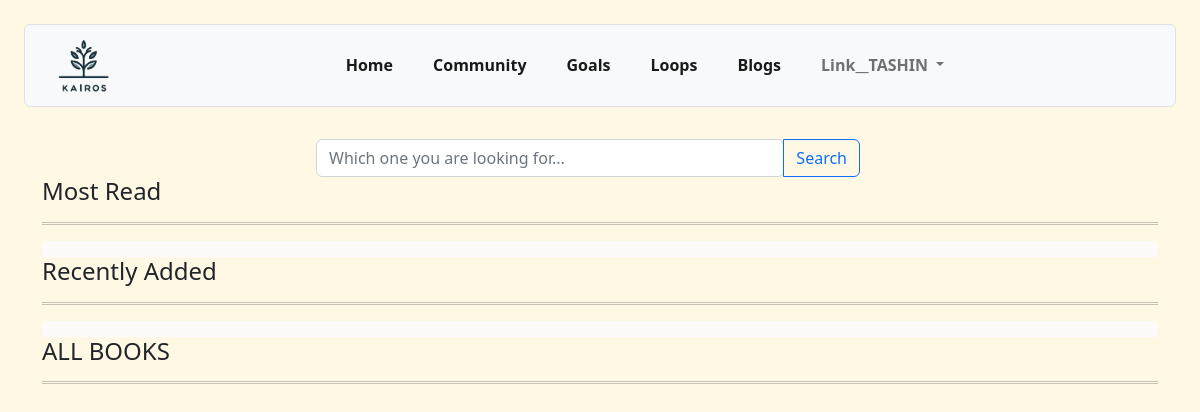
Page /Life-Library/lifelibrary.php on the earlier database version.
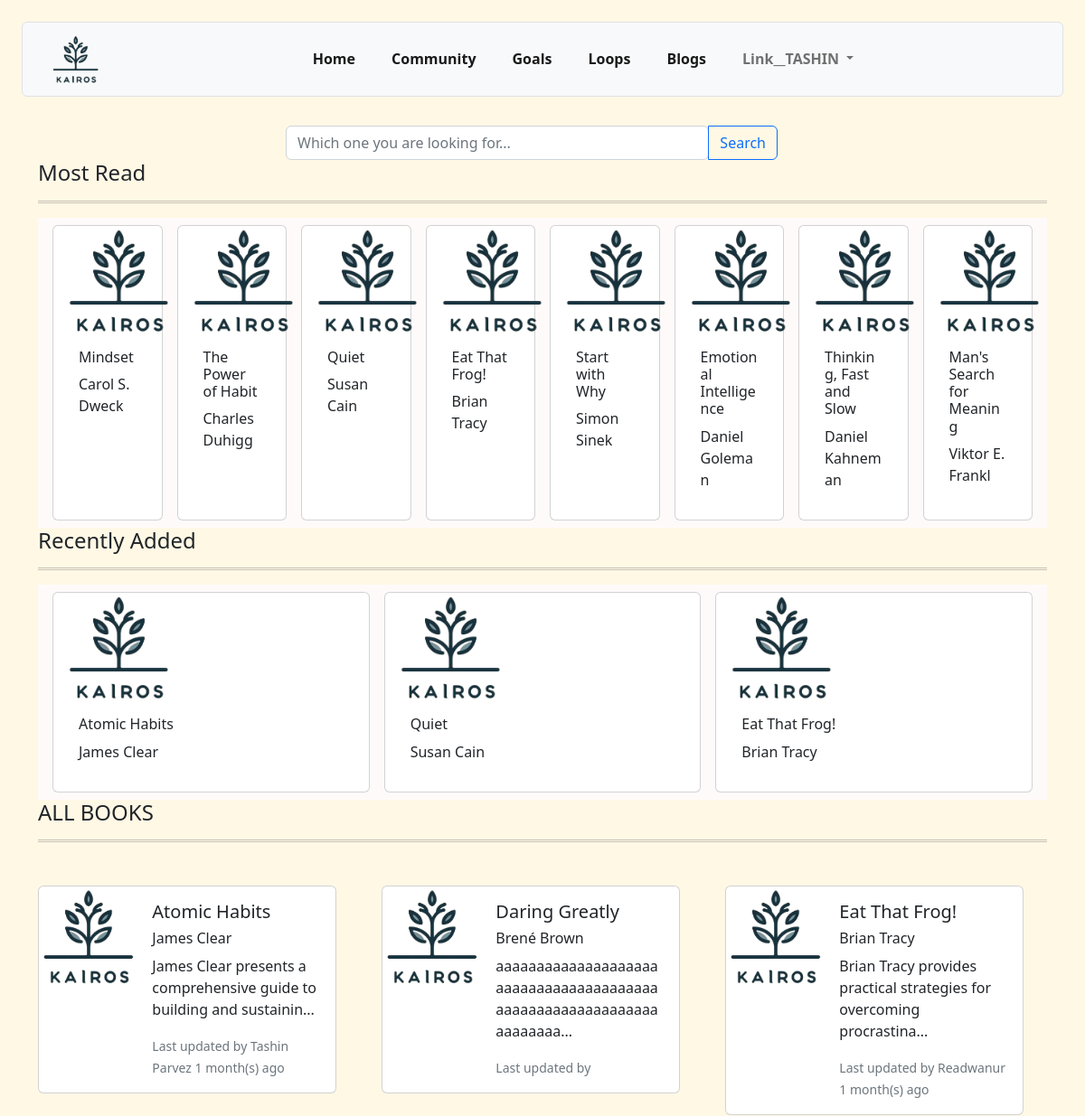
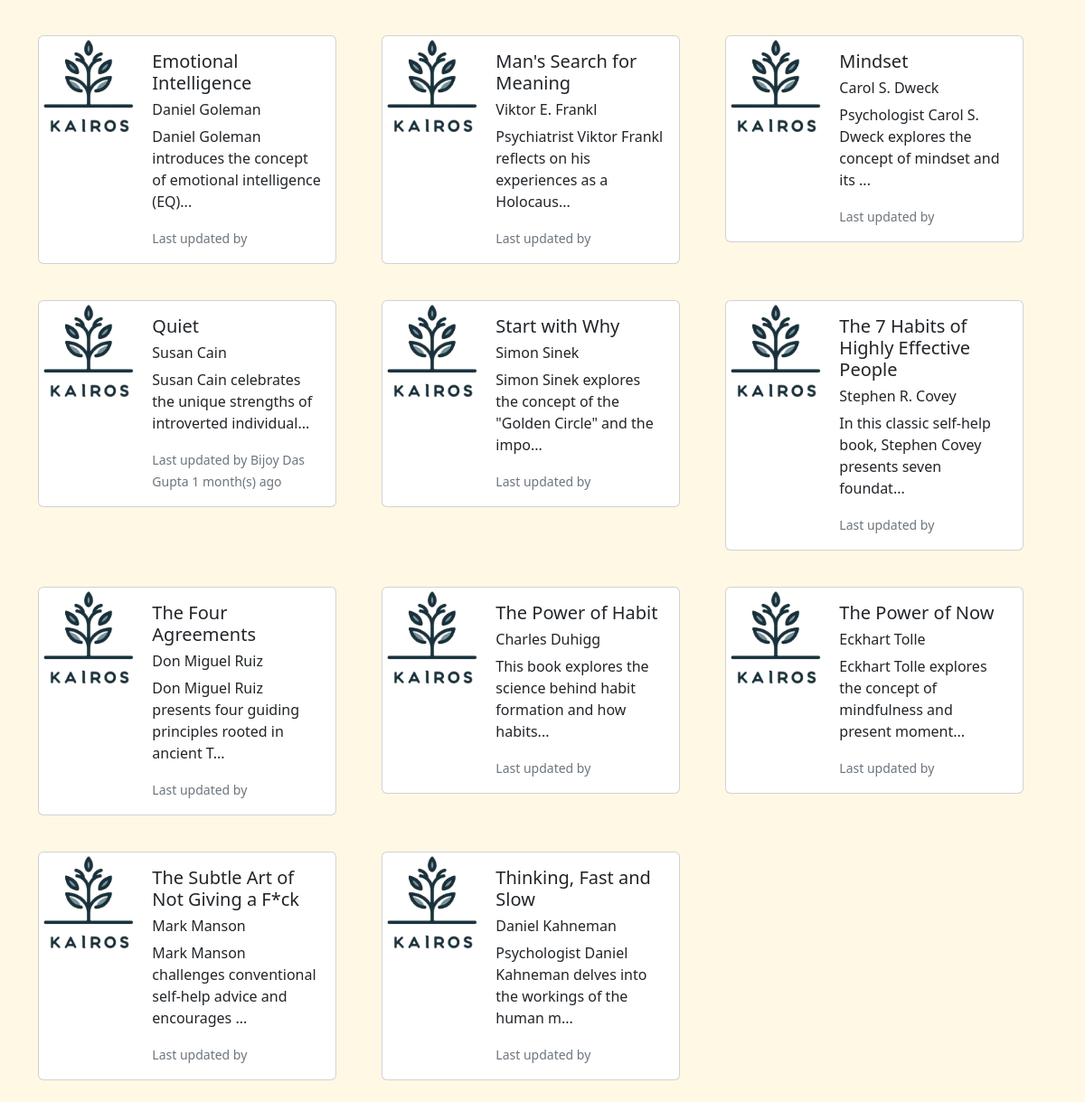
Same page on the later database version (2 pictures, top to bottom).
### tables this page shows
CREATE TABLE `life_library` (
  `bookName` varchar(100) NOT NULL,
  `authorName` varchar(100) NOT NULL,
  `details` varchar(500) DEFAULT NULL,
  `clicked` int(11) NOT NULL
);

### Life-Library/lifelibrary.php (the view, shortened to what the changed rows need)
<?php
include('../Dashboard/connect_db.php');
$sql = "SELECT bookName, authorName
        FROM life_library
        ORDER BY clicked DESC
        Limit 8";
$resultantLabel =  mysqli_query($conn, $sql);
$mostRead = mysqli_fetch_all($resultantLabel);
$sql = "SELECT life_library.bookName, life_library.authorName
        FROM notes AS t
        INNER JOIN (
                    SELECT title, MAX(created_at) AS latest_created_at
                    FROM notes
                    WHERE public = 1
                    GROUP BY title
                    ) AS latest
        ON t.title = latest.title AND t.created_at = latest.latest_created_at
        INNER JOIN
        life_library
        ON t.title = life_library.bookName
        ORDER BY created_at DESC
        LIMIT 8";
$result =  mysqli_query($conn, $sql);
$recentlyAdded = mysqli_fetch_all($result);
$sql = "SELECT lf.bookName, lf.authorName, CONCAT(LEFT(lf.details, 68), '...') AS 'lf.details',
        CASE
                WHEN lastName IS NULL THEN firstName
                ELSE CONCAT(firstName, ' ', lastName)
        END AS fullName,
        CASE
                WHEN TIMESTAMPDIFF(YEAR, ntb.created_at, NOW()) >= 1  THEN CONCAT(TIMESTAMPDIFF(YEAR, created_at, NOW()), ' year(s) ago')
                WHEN TIMESTAMPDIFF(MONTH, ntb.created_at, NOW()) >= 1 THEN CONCAT(TIMESTAMPDIFF(MONTH, created_at, NOW()), ' month(s) ago')
                WHEN TIMESTAMPDIFF(DAY, ntb.created_at, NOW()) >= 1   THEN CONCAT(TIMESTAMPDIFF(DAY, created_at, NOW()), ' day(s) ago')
                WHEN TIMESTAMPDIFF(HOUR, ntb.created_at, NOW()) >= 1  THEN CONCAT(TIMESTAMPDIFF(HOUR, created_at, NOW()), ' hour(s) ago')
                ELSE CONCAT(TIMESTAMPDIFF(MINUTE, ntb.created_at, NOW()), ' minute(s) ago')
        END AS time_ago
        FROM life_library AS lf
        LEFT JOIN
        (
            SELECT n.title, ui.firstName , ui.lastName, n.created_at
            FROM (
                    SELECT t.*
                    FROM notes AS t
                    INNER JOIN (
                                SELECT title, MAX(created_at) AS latest_created_at
                                FROM notes
                                WHERE public = 1
                                GROUP BY title
                            ) AS latest
                    ON t.title = latest.title AND t.created_at = latest.latest_created_at
            ) as n
            INNER JOIN
            user_info as ui
            ON n.userHandle = ui.userHandle
            ORDER BY n.created_at
        ) AS ntb
        ON bookName =  ntb.title
        ORDER BY lf.bookName, ntb.created_at DESC";
$result =  mysqli_query($conn, $sql);
$ABCDRead = mysqli_fetch_all($result);
?>
<!DOCTYPE html>
<html lang="en">
<head>
    <link rel="stylesheet" href="editProfile.php">
    <link rel="stylesheet" href="../Dashboard/style.css">
    <link rel="stylesheet" href="library.css">
    <link href="https://cdn.jsdelivr.net/npm/bootstrap@5.2.3/dist/css/bootstrap.min.css" rel="stylesheet">
</head>
<body>
    <?php include('/Kairos/Dashboard/navbar.php'); ?>
    <div class="container">
        <H4>Most Read</H4>
        <hr class="double">
        <div class="container" style="background: snow;">
            <div class="row mt-1 p-2">
                <?php
                foreach ($mostRead as $read) { ?>
                    <div class="col card ms-2 me-2 "><img src="../Images/logo2.png">
                        <div class="card-body">
                            <div class="layer">
                                <h6> <?php echo htmlspecialchars($read[0]); ?></h6>
                                <p> <?php echo htmlspecialchars($read[1]); ?> </p>
                            </div>
                        </div>
                    </div>
                <?php } ?>
            </div>
        </div>
    </div>
    <div class="container">
        <H4>Recently Added</H4>
        <hr class="double">
        <div class="container" style="background: snow;">
            <div class="row mt-1 p-2">
                <?php
                foreach ($recentlyAdded as $read) { ?>
                    <div class="col card ms-2 me-2 "><img src="../Images/logo2.png">
                        <div class="card-body">
                            <div class="layer">
                                <h6> <?php echo htmlspecialchars($read[0]); ?></h6>
                                <p> <?php echo htmlspecialchars($read[1]); ?> </p>
                            </div>
                        </div>
                    </div>
                <?php } ?>
            </div>
        </div>
    </div>
    <div class="container">
        <div class="row row-cols-1 row-cols-md-3 g-4 mt-4">
            <?php
            foreach ($ABCDRead as $book) { ?>
                <div class="col">
                    <div class="card mb-3" style="max-width: 540px;">
                        <div class="row g-0">
                            <div class="col-md-4">
                                <img src="../Images/logo2.png" class="img-fluid rounded-start" alt="...">
                            </div>
                            <div class="col-md-8">
                                <div class="card-body">
                                    <h5 class="card-title">
                                        <?php echo htmlspecialchars($book[0]); ?>
                                    </h5>
                                    <h6>
                                        <?php echo htmlspecialchars($book[1]); ?>
                                    </h6>
                                    <p class="card-text">
                                        <?php echo htmlspecialchars($book[2]); ?>
                                    </p>
                                    <p class="card-text"><small class="text-muted">Last updated by
                                            <?php echo htmlspecialchars($book[3]); ?>
                                            <?php echo htmlspecialchars($book[4]); ?>
                                        </small></p>
                                </div>
                            </div>
                        </div>
                    </div>
                </div>
            <?php } ?>
        </div>
    </div>
</body>
</html>

Differences in the rows shown:
added life_library: bookName "Mindset", authorName "Carol S. Dweck", book "Psychologist Carol S. Dweck explores the concept of mindset and its ..."
added life_library: bookName "The Power of Habit", authorName "Charles Duhigg", book "This book explores the science behind habit formation and how habits..."
added life_library: bookName "Quiet", authorName "Susan Cain", book "Susan Cain celebrates the unique strengths of introverted individual...", book "Bijoy Das Gupta", book "1 month(s) ago"
added life_library: bookName "Eat That Frog!", authorName "Brian Tracy", book "Brian Tracy provides practical strategies for overcoming procrastina...", book "Readwanur", book "1 month(s) ago"
added life_library: bookName "Start with Why", authorName "Simon Sinek", book "Simon Sinek explores the concept of the \"Golden Circle\" and the impo..."
added life_library: bookName "Emotional Intelligence", authorName "Daniel Goleman", book "Daniel Goleman introduces the concept of emotional intelligence (EQ)..."
added life_library: bookName "Thinking, Fast and Slow", authorName "Daniel Kahneman", book "Psychologist Daniel Kahneman delves into the workings of the human m..."
added life_library: bookName "Man's Search for Meaning", authorName "Viktor E. Frankl", book "Psychiatrist Viktor Frankl reflects on his experiences as a Holocaus..."
added life_library: bookName "Atomic Habits", authorName "James Clear", book "James Clear presents a comprehensive guide to building and sustainin...", book "Tashin Parvez", book "1 month(s) ago"
added life_library: bookName "Daring Greatly", authorName "Brené Brown", book "aaaaaaaaaaaaaaaaaaaaaaaaaaaaaaaaaaaaaaaaaaaaaaaaaaaaaaaaaaaaaaaaaaaa...", shown under "ALL BOOKS"
added life_library: bookName "The 7 Habits of Highly Effective People", authorName "Stephen R. Covey", book "In this classic self-help book, Stephen Covey presents seven foundat...", shown under "ALL BOOKS"
added life_library: bookName "The Four Agreements", authorName "Don Miguel Ruiz", book "Don Miguel Ruiz presents four guiding principles rooted in ancient T...", shown under "ALL BOOKS"
added life_library: bookName "The Power of Now", authorName "Eckhart Tolle", book "Eckhart Tolle explores the concept of mindfulness and present moment...", shown under "ALL BOOKS"
added life_library: bookName "The Subtle Art of Not Giving a F*ck", authorName "Mark Manson", book "Mark Manson challenges conventional self-help advice and encourages ...", shown under "ALL BOOKS"
